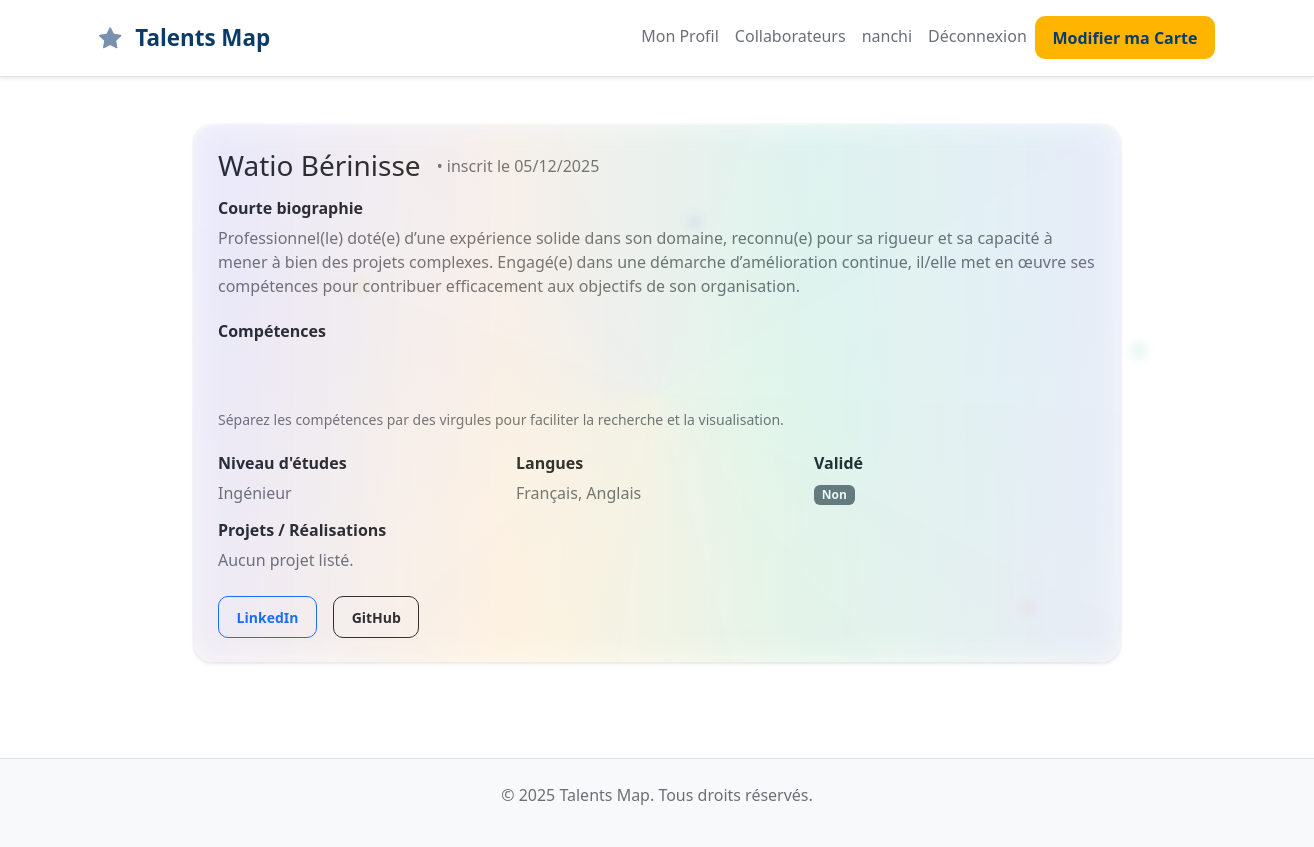
Page /profile/9/ (signed in) on the committed database.
### talent_map_app/models.py (models this page shows, shortened)
class UserProfile(models.Model):
    EDUCATION_CHOICES = [
        ('bac', 'Baccalauréat'),
        ('licence', 'Licence'),
        ('master', 'Master'),
        ('Ingénieur', 'Ingénieur'),
    ]
    user = models.OneToOneField(User, on_delete=models.CASCADE, related_name='profile')
    education_level = models.CharField(max_length=20, choices=EDUCATION_CHOICES, default='licence')
    bio = models.TextField(blank=True, null=True, help_text="Courte biographie")
    skills = models.TextField(blank=True, null=True, help_text="Ex: Python, Django, JavaScript")
    languages = models.TextField(blank=True, null=True, help_text="Ex: Français, Anglais, Espagnol")
    passions = models.TextField(blank=True, null=True, help_text="Ex: IA, Web, Mobile")
    projects = models.TextField(blank=True, null=True, help_text="Ex: Projet 1 - Description, Projet 2 - Description")
    linkedin = models.URLField(blank=True, null=True)
    github = models.URLField(blank=True, null=True)
    youtube = models.URLField(blank=True, null=True)
    website = models.URLField(blank=True, null=True)
    is_validated = models.BooleanField(default=False, help_text="Profil validé par un responsable")
    validated_by = models.ForeignKey(User, on_delete=models.SET_NULL, null=True, blank=True,
                                      related_name='validated_profiles',
                                      help_text="Responsable qui a validé le profil")
    validated_at = models.DateTimeField(null=True, blank=True)
    created_at = models.DateTimeField(auto_now_add=True)
    updated_at = models.DateTimeField(auto_now=True)
    class Meta:
        verbose_name = "Profil Utilisateur"
        verbose_name_plural = "Profils Utilisateurs"
        ordering = ['-created_at']

### talent_map_app/views.py (the view)
# urls.py: path('profile/<int:pk>/', views.profile_detail, name='profile_detail'),
@login_required
def profile_detail(request, pk):
    try:
        profile = UserProfile.objects.get(user__id=pk)
    except UserProfile.DoesNotExist:
        messages.error(request, 'Profil non trouvé.')
        return redirect('home')
    return render(request, 'profile/detail.html', {'profile': profile})

### talent_map_app/templatetags/skill_extras.py (called while the page is built)
@register.filter
def split(value, sep=','):
    if not value:
        return []
    return [s.strip() for s in str(value).split(sep) if s.strip()]

### talent_map_app/templates/profile/detail.html (shortened to what this page needs)
{% extends 'base.html' %}
{% load static %}
{% load skill_extras %}
{% block content %}
<div class="container py-5">
    <div class="row justify-content-center">
        <div class="col-lg-10">
            <div class="card shadow-sm border-0 profile-card">
                <div class="card-body p-4">
                    <div class="d-flex align-items-center mb-3">
                        <h3 class="mb-0 me-3">{{ profile.user.get_full_name|default:profile.user.username }}</h3>
                        <span class="text-muted">• inscrit le {{ profile.created_at|date:"d/m/Y" }}</span>
                    </div>
                    <div class="mb-4">
                        <h6 class="fw-semibold">Courte biographie</h6>
                        <p class="text-muted mb-0">{{ profile.bio|default:"Aucune description fournie." }}</p>
                    </div>
                    <div class="mb-4">
                        <h6 class="fw-semibold">Compétences</h6>
                        <div class="mb-2">
                        </div>
                        <small class="text-muted d-block mt-2">Séparez les compétences par des virgules pour faciliter la recherche et la visualisation.</small>
                    </div>
                    <div class="row g-3 mb-3">
                        <div class="col-md-4">
                            <h6 class="fw-semibold">Niveau d'études</h6>
                            <p class="text-muted mb-0">{{ profile.education_level|capfirst }}</p>
                        </div>
                        <div class="col-md-4">
                            <h6 class="fw-semibold">Langues</h6>
                            <p class="text-muted mb-0">{{ profile.languages|default:"Non renseigné" }}</p>
                        </div>
                        <div class="col-md-4">
                            <h6 class="fw-semibold">Validé</h6>
                            <p class="mb-0">
                                {% if profile.is_validated %}
                                    <span class="badge bg-success">Oui</span>
                                {% else %}
                                    <span class="badge bg-secondary">Non</span>
                                {% endif %}
                            </p>
                        </div>
                    </div>
                    <div class="mb-4">
                        <h6 class="fw-semibold">Projets / Réalisations</h6>
                        <p class="text-muted mb-0">{{ profile.projects|default:"Aucun projet listé." }}</p>
                    </div>
                    <div class="d-flex gap-3 mt-4">
                        {% if profile.linkedin %}
                            <a href="{{ profile.linkedin }}" class="btn btn-outline-primary btn-sm" target="_blank">LinkedIn</a>
                        {% endif %}
                        {% if profile.github %}
                            <a href="{{ profile.github }}" class="btn btn-outline-dark btn-sm" target="_blank">GitHub</a>
                        {% endif %}
                    </div>
                </div>
            </div>
        </div>
    </div>
</div>
{% endblock %}

### talent_map_app/templates/base.html (shortened to what this page needs)
{% load static %}
<!DOCTYPE html>
<html lang="fr">
<head>
    <link href="https://cdn.jsdelivr.net/npm/bootstrap@5.3.0/dist/css/bootstrap.min.css" rel="stylesheet">
    <link rel="stylesheet" href="https://cdn.jsdelivr.net/npm/bootstrap-icons@1.11.0/font/bootstrap-icons.css">
    <link rel="stylesheet" href="{% static 'css/style.css' %}">
</head>
<body>
    <nav class="navbar navbar-expand-lg navbar-light bg-white border-bottom shadow-sm">
        <div class="container">
            <a class="navbar-brand fw-bold" href="{% url 'home' %}">
                <i class="bi bi-star-fill" style="color: #7990AE;"></i> Talents Map
            </a>
            <div class="collapse navbar-collapse" id="navbarNav">
                <ul class="navbar-nav ms-auto">
                    {% if user.is_authenticated %}
                        <li class="nav-item">
                            <a class="nav-link" href="{% url 'profile_detail' user.id %}">Mon Profil</a>
                        </li>
                        <li class="nav-item">
                            <a class="nav-link" href="{% url 'search' %}">Collaborateurs</a>
                        </li>
                        <li class="nav-item">
                            <a class="nav-link" href="#">{{ user.username }}</a>
                        </li>
                        <li class="nav-item">
                            <a class="nav-link" href="{% url 'logout' %}">Déconnexion</a>
                        </li>
                        <li class="nav-item">
                            <a href="{% url 'profile_create' %}" class="btn btn-accent">Modifier ma Carte</a>
                        </li>
                    {% endif %}
                </ul>
            </div>
        </div>
    </nav>
    <main>
        {% block content %}{% endblock %}
    </main>
    <footer class="bg-light border-top mt-5 py-4">
        <div class="container text-center text-muted">
            <p>&copy; 2025 Talents Map. Tous droits réservés.</p>
        </div>
    </footer>
</body>
</html>

### talent_map_app/static/css/style.css (style rules this page uses)
:root { --cesi-blue: #0b3b66; --cesi-accent: #ffb400; --bg-white: #ffffff; --gray-100: #f5f6f8; --gray-300: #e1e3e8; --gray-600: #6c6f76; --text-default: #222428; --card-shadow: rgba(11,59,102,0.08); }
* { margin:0;padding:0;box-sizing:border-box }
body { font-family: "Segoe UI", Tahoma, Geneva, Verdana, sans-serif; color:var(--text-default); background-color:var(--bg-white); -webkit-font-smoothing:antialiased; }
.navbar { padding:1rem 0 }
.navbar-brand { font-size:1.4rem;color:var(--cesi-blue) !important;font-weight:700 }
.navbar-brand i { margin-right:0.5rem }
.nav-link { color:var(--gray-600) !important;font-weight:500;transition:color .2s ease }
.btn { border-radius:10px;padding:.6rem 1.1rem;font-weight:600;transition:all .18s ease }
.btn-accent { background:var(--cesi-accent); color:var(--cesi-blue); border:0; font-weight:700; }
.card { border-radius:12px;transition:transform .25s ease,box-shadow .25s ease;border:0;background:var(--bg-white); }
footer { margin-top:auto;background:var(--gray-100);color:var(--gray-600) }
.text-muted { color:var(--gray-600) !important }
.profile-card { position: relative; overflow: visible; transform-style: preserve-3d; border-radius: 18px; padding: 0; background: conic-gradient(from 200deg at 50% 50%, rgba(255,180,64,0.06), rgba(99,102,241,0.05), rgba(16,185,129,0.04), rgba(255,180,64,0.06)); border: 2px dashed rgba(99,102,241,0.12); box-shadow: 0 10px 30px rgba(16,24,40,0.06), 0 2px 8px rgba(99,102,241,0.04) inset; transition: transform .25s cubic-bezier(.2,.9,.2,1), box-shadow .25s, border-color .25s; will-change: transform; }
.profile-card::before { content: ""; position: absolute; inset: -2px; border-radius: 20px; padding: 2px; background: linear-gradient(90deg, rgba(99,102,241,0.12), rgba(255,180,64,0.12), rgba(16,185,129,0.12), rgba(99,102,241,0.12)); -webkit-mask: linear-gradient(#000 0 0); mask: linear-gradient(#000 0 0); filter: blur(14px); opacity: .85; z-index: 0; pointer-events: none; animation: gradient-sweep 6s linear infinite; }
.profile-card::after { content: ""; position: absolute; left: 6%; top: 6%; width: 120%; height: 120%; background-image: radial-gradient(circle at 10% 20%, rgba(255,196,61,0.9) 6px, transparent 8px), radial-gradient(circle at 40% 10%, rgba(99,102,241,0.9) 5px, transparent 7px), radial-gradient(circle at 80% 30%, rgba(16,185,129,0.9) 6px, transparent 8px), radial-gradient(circle at 70% 70%, rgba(255,98,98,0.85) 4px, transparent 6px); background-repeat: no-repeat; opacity: .18; filter: blur(6px); z-index: 0; transform: translateZ(-1px); animation: confetti-drift 8s ease-in-out infinite; pointer-events: none; }

### rows in the picture
UserProfile: user.get_full_name "Watio Bérinisse", created_at "05/12/2025", bio "Professionnel(le) doté(e) d’une expérience solide dans son domaine, reconnu(e) pour sa rigueur et sa capacité à mener à bien des projets complexes. Engagé(e) dans une démarche d’amélioration continue, il/elle met en œuvre ses compétences pour contribuer efficacement aux objectifs de son organisation.", education_level "Ingénieur", languages "Français, Anglais", projects "Aucun projet listé."

### other values in the picture
{{ user.username }} "nanchi"
